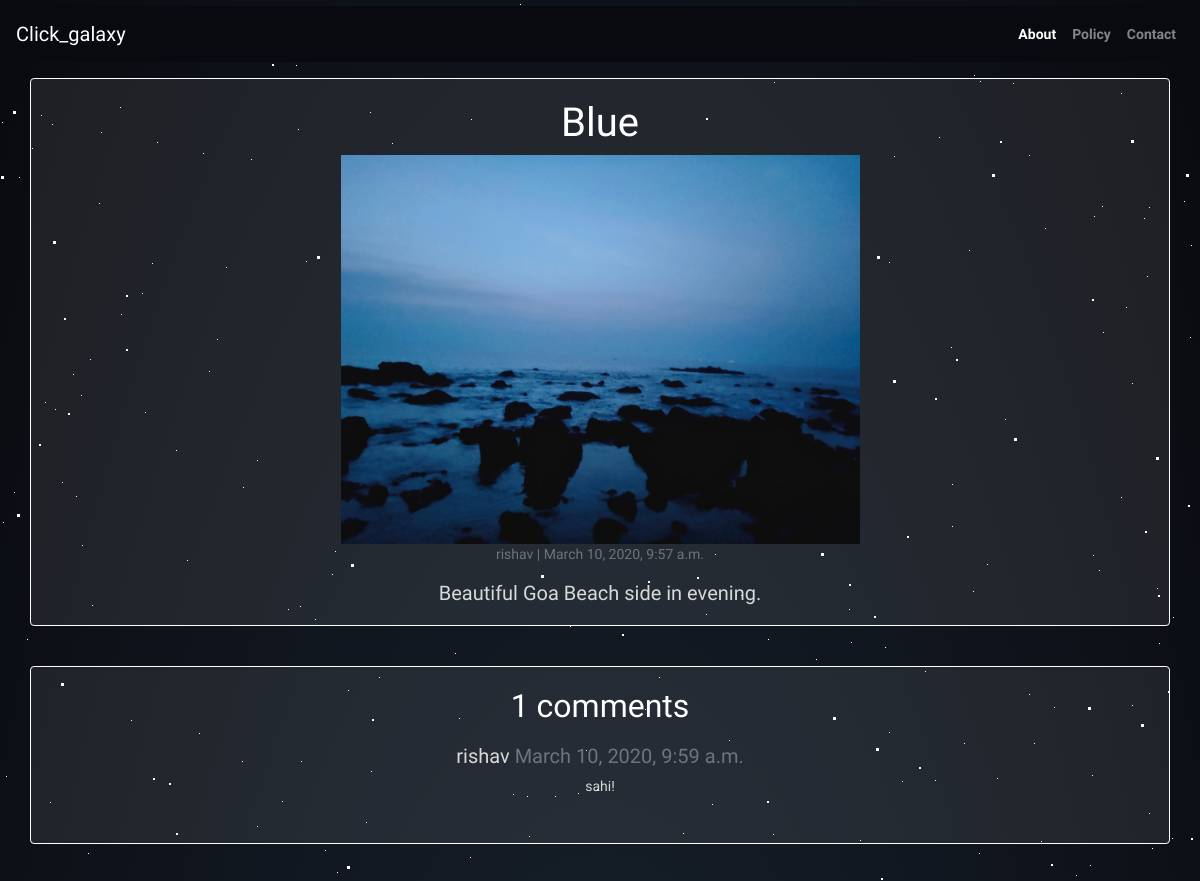
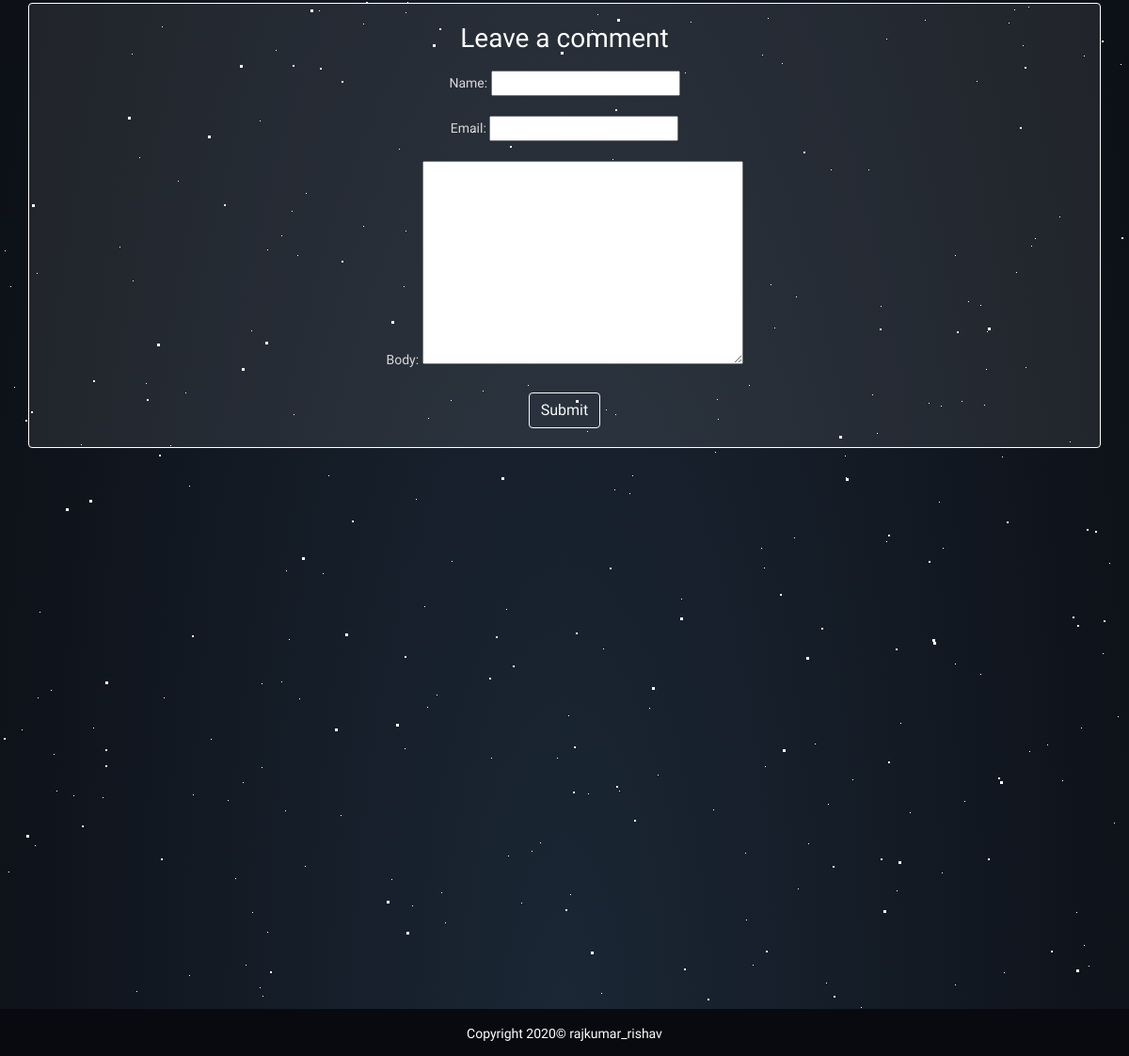
Page /blue/ on the committed database (2 pictures, top to bottom).
### blog/models.py (models this page shows, shortened)
class Post(models.Model):
    title = models.CharField(max_length=200, unique=True)
    slug = models.SlugField(max_length=200, unique=True)
    author = models.ForeignKey(User, on_delete= models.CASCADE,related_name='blog_posts')
    updated_on = models.DateTimeField(auto_now= True)
    content = models.TextField()
    created_on = models.DateTimeField(auto_now_add=True)
    status = models.IntegerField(choices=STATUS, default=0)
    image_field = models.ImageField(upload_to="media/images", default=0)
    class Meta:
        ordering = ['-created_on']

class Comment(models.Model):
    post = models.ForeignKey(Post,on_delete=models.CASCADE,related_name='comments')
    name = models.CharField(max_length=80)
    email = models.EmailField()
    body = models.TextField()
    created_on = models.DateTimeField(auto_now_add=True)
    active = models.BooleanField(default=False)
    class Meta:
        ordering = ['created_on']

### blog/views.py (the view)
# urls.py: path('<slug:slug>/', views.post_detail, name='post_detail'),
def post_detail(request, slug):
    template_name = 'post_detail.html'
    post = get_object_or_404(Post, slug=slug)
    comments = post.comments.filter(active=True)
    new_comment = None
    if request.method == 'POST':
        comment_form = CommentForm(data=request.POST)
        if comment_form.is_valid():
            new_comment = comment_form.save(commit=False)
            new_comment.post = post
            new_comment.save()
    else:
        comment_form = CommentForm()
    return render(request, template_name, {'post': post,
                                           'comments': comments,
                                           'new_comment': new_comment,
                                           'comment_form': comment_form})

### blog/forms.py
class CommentForm(forms.ModelForm):
    class Meta:
        model = Comment
        fields = ('name', 'email', 'body')

### templates/post_detail.html (shortened to what this page needs)
{% extends 'base.html' %} {% block content %}
  <div class="cont">
<div class="container">
  <div class="row">
    <div class="col-md-12 card mb-4 mt-3 left top">
      <div class="card-body">
        <h1 class="text-sada text-center">{% block title %} {{ post.title }} {% endblock title %}</h1>
        <div class="row justify-content-md-center">
        <div class="box justify-content-md-center col-md-6 " >
                    <img src="{{ post.image_field.url }}" align="middle" />
                </div>
              </div>
        <p class=" text-muted text-center">{{ post.author }} | {{ post.created_on }}</p>
        <h5 class="card-text text-center">{{ post.content | safe }}</h5>
      </div>
    </div>
  </div>
<div class="row">
    <div class="col-md-12 card mb-4 mt-3 ">
      <div class="card-body">
        <h2 class="text-sada text-center">{{ comments.count }} comments</h2>
        {% for comment in comments %}
        <div class="comments card-text text-center" style="padding: 10px;">
          <h5>
            {{ comment.name }}
            <span class=" text-muted font-weight-normal text-center">
              {{ comment.created_on }}
            </span>
          </h5>
          {{ comment.body | linebreaks }}
        </div>
        {% endfor %}
      </div>
    </div>
  </div>
    <div class="row">
    <div class="col-md-12 card mb-4  mt-3 ">
      <div class="card-body card-text">
        {% if new_comment %}
        <div class="alert alert-success" role="alert">
          Your comment is awaiting check
        </div>
        {% else %}
        <h3 class="text-sada text-center">Leave a comment</h3>
        <form method="post" class="text-center" style="margin-top: 1.3em;">
          {{ comment_form.as_p }}
          <button type="submit" class="btn btn-outline-light">Submit</button>
        </form>
        {% endif %}
      </div>
    </div>
  </div>
  </div>
</div>
{% endblock content %}

### templates/base.html (shortened to what this page needs)
{% load static %}
<!DOCTYPE html>
<html>
    <head>
        <link rel="stylesheet" href="https://maxcdn.bootstrapcdn.com/bootstrap/4.0.0/css/bootstrap.min.css"
 />
        <link href="{% static 'stars.css' %}" rel='stylesheet' type='text/css'>
        <div id='stars3'></div>
    </head>
    <body>
        <nav class="navbar navbar-expand-lg navbar-dark" style="background-color: #090a0f; opacity: 1;">
  <a class="navbar-brand" href="{% url 'home' %}">Click_galaxy</a>
  <div class="collapse navbar-collapse" id="navbarSupportedContent">
    <ul class="navbar-nav ml-auto">
                        <li class="nav-item active text-black">
                            <a class="nav-link text-black font-weight-bold" href="{% url 'about' %}">About</a>
                        </li>
                        <li class="nav-item text-black">
                            <a class="nav-link text-black font-weight-bold" href="{% url 'privacy' %}">Policy</a>
                        </li>
                        <li class="nav-item text-black">
                            <a class="nav-link text-black font-weight-bold" href="{% url 'contact_us' %}">Contact</a>
                        </li>
                    </ul>
  </div>
</nav>
        {% block content %}{% endblock content %}
        <nav class="masttail navbar-expand-lg navbar-light " style="background-color: #090a0f; " id="Nav">
                <div class="container">
                    <div class="row justify-content-center">
                        <div class="col-sm mx-auto">
                            <div class="site-footer">
                            <p class="text-center text-white mx-auto">Copyright 2020&copy; rajkumar_rishav
                            </p>
                        </div>
                    </div>
                </div>
            </div>
        </nav>
    </body>
</html>

### static/stars.css (style rules this page uses)
html { height: 100%; background: radial-gradient(ellipse at bottom, #1b2735 0%, #090a0f 100%); overflow: hidden; }
#stars3 { width: 3px; height: 3px; background: transparent; box-shadow: 1949px 697px #FFF , 282px 1241px #FFF , 1141px 721px #FFF , 1319px 1102px #FFF , 1255px 1377px #FFF , 367px 1551px #FFF , 1298px 1908px #FFF , 1591px 767px #FFF , 95px 1409px #FFF , 1959px 265px #FFF , 1144px 1908px #FFF , 1579px 66px #FFF , 416px 1219px #FFF , 1311px 219px #FFF , 136px 1002px #FFF , 356px 1652px #FFF , 1156px 454px #FFF , 992px 171px #FFF , 723px 1534px #FFF , 780px 388px #FFF , 53px 238px #FFF , 1404px 1422px #FFF , 13px 108px #FFF , 257px 1269px #FFF , 351px 561px #FFF , 1753px 313px #FFF , 61px 680px #FFF , 347px 863px #FFF , 432px 1868px #FFF , 877px 253px #FFF , 1948px 1494px #FFF , 1440px 410px #FFF , 421px 1647px #FFF , 1221px 1374px #FFF , 1186px 171px #FFF , 1050px 1226px #FFF , 460px 925px #FFF , 321px 1470px #FFF , 857px 1576px #FFF , 1255px 763px #FFF , 1755px 586px #FFF , 541px 572px #FFF , 1766px 1837px #FFF , 1364px 1349px #FFF , 1699px 10px #FFF , 1972px 502px #FFF , 34px 1095px #FFF , 1888px 470px #FFF , 1470px 860px #FFF , 1185px 53px #FFF , 167px 1243px #FFF , 221px 1022px #FFF , 1131px 137px #FFF , 411px 1835px #FFF , 1063px 1708px #FFF , 533px 1385px #FFF , 1088px 704px #FFF , 1310px 430px #FFF , 876px 745px #FFF , 70px 1418px #FFF , 596px 933px #FFF , 1572px 374px #FFF , 939px 1845px #FFF , 1700px 1423px #FFF , 471px 291px #FFF , 1241px 518px #FFF , 112px 1602px #FFF , 1322px 280px #FFF , 468px 263px #FFF , 693px 1608px #FFF , 17px 511px #FFF , 1px 173px #FFF , 656px 898px #FFF , 1446px 1188px #FFF , 833px 714px #FFF , 821px 550px #FFF , 1861px 1964px #FFF , 628px 1889px #FFF , 955px 1793px #FFF , 1619px 826px #FFF , 817px 248px #FFF , 1705px 1943px #FFF , 1951px 635px #FFF , 255px 947px #FFF , 1580px 669px #FFF , 899px 1386px #FFF , 1440px 345px #FFF , 28px 1765px #FFF , 612px 1303px #FFF , 1014px 435px #FFF , 330px 888px #FFF , 1370px 1007px #FFF , 892px 1341px #FFF , 992px 1560px #FFF , 893px 377px #FFF , 832px 1674px #FFF , 991px 1557px #FFF , 558px 373px #FFF , 317px 253px #FFF , 1645px 1710px #FFF; animation: animStar 150s linear infinite; }
#stars3:after { content: " "; position: absolute; top: 2000px; width: 3px; height: 3px; background: transparent; box-shadow: 1949px 697px #FFF , 282px 1241px #FFF , 1141px 721px #FFF , 1319px 1102px #FFF , 1255px 1377px #FFF , 367px 1551px #FFF , 1298px 1908px #FFF , 1591px 767px #FFF , 95px 1409px #FFF , 1959px 265px #FFF , 1144px 1908px #FFF , 1579px 66px #FFF , 416px 1219px #FFF , 1311px 219px #FFF , 136px 1002px #FFF , 356px 1652px #FFF , 1156px 454px #FFF , 992px 171px #FFF , 723px 1534px #FFF , 780px 388px #FFF , 53px 238px #FFF , 1404px 1422px #FFF , 13px 108px #FFF , 257px 1269px #FFF , 351px 561px #FFF , 1753px 313px #FFF , 61px 680px #FFF , 347px 863px #FFF , 432px 1868px #FFF , 877px 253px #FFF , 1948px 1494px #FFF , 1440px 410px #FFF , 421px 1647px #FFF , 1221px 1374px #FFF , 1186px 171px #FFF , 1050px 1226px #FFF , 460px 925px #FFF , 321px 1470px #FFF , 857px 1576px #FFF , 1255px 763px #FFF , 1755px 586px #FFF , 541px 572px #FFF , 1766px 1837px #FFF , 1364px 1349px #FFF , 1699px 10px #FFF , 1972px 502px #FFF , 34px 1095px #FFF , 1888px 470px #FFF , 1470px 860px #FFF , 1185px 53px #FFF , 167px 1243px #FFF , 221px 1022px #FFF , 1131px 137px #FFF , 411px 1835px #FFF , 1063px 1708px #FFF , 533px 1385px #FFF , 1088px 704px #FFF , 1310px 430px #FFF , 876px 745px #FFF , 70px 1418px #FFF , 596px 933px #FFF , 1572px 374px #FFF , 939px 1845px #FFF , 1700px 1423px #FFF , 471px 291px #FFF , 1241px 518px #FFF , 112px 1602px #FFF , 1322px 280px #FFF , 468px 263px #FFF , 693px 1608px #FFF , 17px 511px #FFF , 1px 173px #FFF , 656px 898px #FFF , 1446px 1188px #FFF , 833px 714px #FFF , 821px 550px #FFF , 1861px 1964px #FFF , 628px 1889px #FFF , 955px 1793px #FFF , 1619px 826px #FFF , 817px 248px #FFF , 1705px 1943px #FFF , 1951px 635px #FFF , 255px 947px #FFF , 1580px 669px #FFF , 899px 1386px #FFF , 1440px 345px #FFF , 28px 1765px #FFF , 612px 1303px #FFF , 1014px 435px #FFF , 330px 888px #FFF , 1370px 1007px #FFF , 892px 1341px #FFF , 992px 1560px #FFF , 893px 377px #FFF , 832px 1674px #FFF , 991px 1557px #FFF , 558px 373px #FFF , 317px 253px #FFF , 1645px 1710px #FFF; }

### templates/post_detail.html (style rules this page uses)
.box { width: 100%; height: 100%; }
img { width: 100%; height: 100%; }

### rows in the picture
Post: title "Blue", image_field (picture), author "rishav", created_on "March 10, 2020, 9:57 a.m.", content "Beautiful Goa Beach side in evening."
Comment: name "rishav", created_on "March 10, 2020, 9:59 a.m.", body "sahi!"

### other values in the picture
{{ comments.count }} "1"
